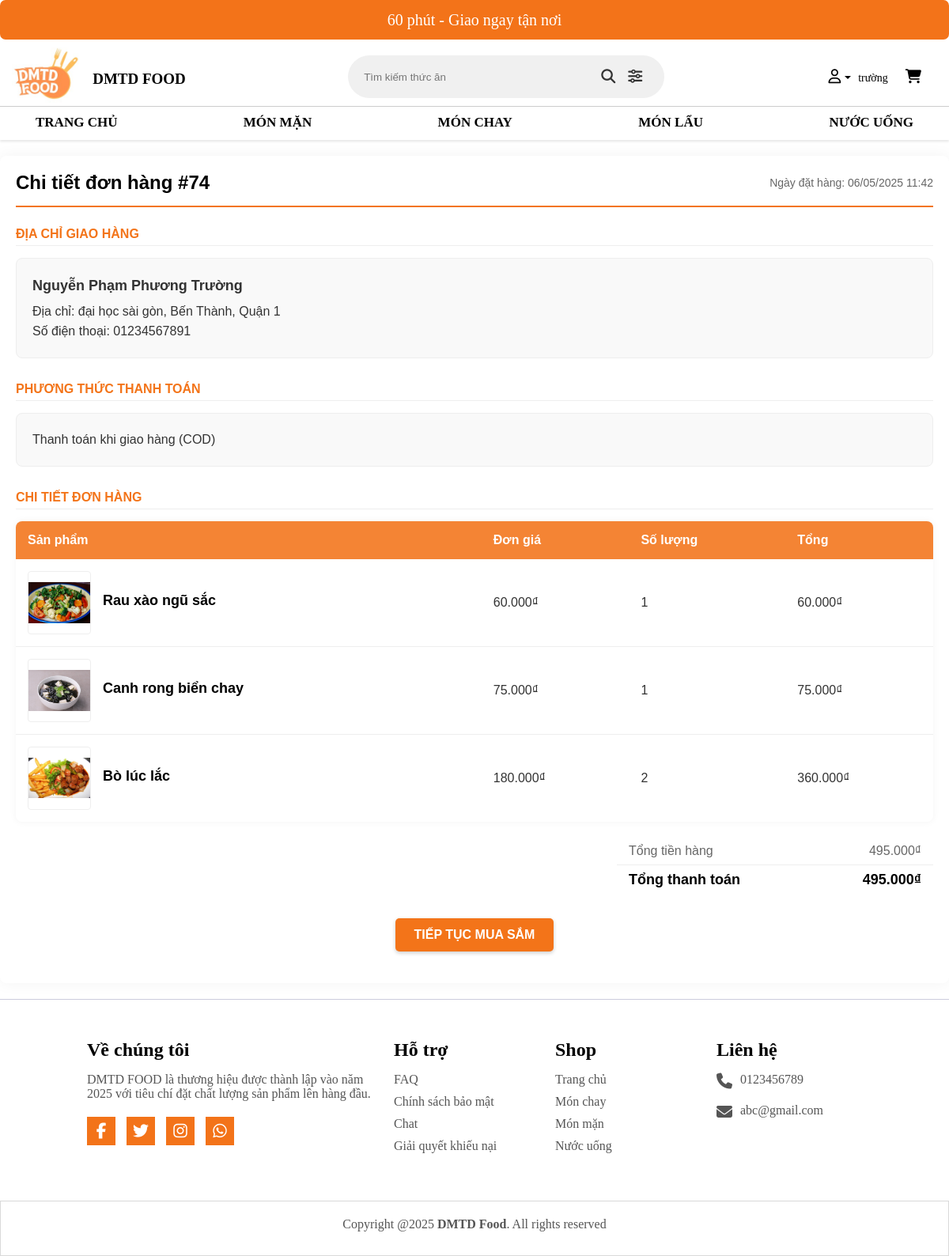
The page /view/chitiethoadon.php?mahoadon=74 (signed in) on the database its author committed.
### tables this page shows
CREATE TABLE `hoadon` (
  `IdHoaDon` int(255) NOT NULL,
  `IdNguoiDung` int(11) NOT NULL,
  `HoTen` varchar(250) NOT NULL,
  `email` varchar(250) NOT NULL,
  `sdt` varchar(11) NOT NULL,
  `DiaChi` varchar(250) NOT NULL,
  `quan_huyen` varchar(100) NOT NULL,
  `phuong_xa` varchar(100) NOT NULL,
  `NgayDatHang` datetime NOT NULL,
  `TongTien` int(11) NOT NULL DEFAULT 0,
  `PhuongThucTT` tinyint(1) NOT NULL DEFAULT 1 COMMENT '1:tiền mặt 2: là chuyển khoản',
  `TrangThai` tinyint(1) NOT NULL DEFAULT 1 COMMENT '1:Chưa xác nhận, 2:Đã xác nhận, 3:Giao thành công, 4:Hủy đơn '
);

CREATE TABLE `chitiethoadon` (
  `IdHoaDon` int(100) NOT NULL,
  `MaSP` int(100) NOT NULL,
  `SoLuong` int(100) NOT NULL,
  `DonGia` int(250) NOT NULL
);

CREATE TABLE `sanpham` (
  `MaSP` int(250) NOT NULL,
  `MaLoaiSP` int(250) NOT NULL,
  `TenSP` varchar(70) NOT NULL,
  `DonGia` int(11) NOT NULL,
  `MoTa` varchar(250) NOT NULL,
  `HinhAnh` varchar(200) NOT NULL,
  `TrangThai` int(10) NOT NULL DEFAULT 1,
  `SoLuongBan` int(10) NOT NULL DEFAULT 0
);

### view/chitiethoadon.php (the view, shortened to what this page needs)
<?php
$conn = ketnoidb();
$maHoaDon = isset($_GET['mahoadon']) ? $_GET['mahoadon'] : 0;
$sql = "SELECT * FROM hoadon WHERE IdHoaDon = '$maHoaDon'";
$result = $conn->query($sql);
$hoaDon = $result->fetch_assoc();
$hoTen = $hoaDon['HoTen'];
$sdt = $hoaDon['sdt'];
$diaChi = $hoaDon['DiaChi'];
$quan_huyen = $hoaDon['quan_huyen'];
$phuong_xa = $hoaDon['phuong_xa'];
$ngayDatHang = $hoaDon['NgayDatHang'];
$tongTien = $hoaDon['TongTien'];
$phuongThucTT = $hoaDon['PhuongThucTT'];
$sql = "SELECT c.*, s.TenSP, s.HinhAnh, s.MaSP FROM chitiethoadon c
        JOIN sanpham s ON c.MaSP = s.MaSP
        WHERE c.IdHoaDon = '$maHoaDon'";
$result = $conn->query($sql);
$chiTietDonHang = [];
if($result && $result->num_rows > 0) {
    while($row = $result->fetch_assoc()) {
        $chiTietDonHang[] = $row;
    }
}
function getPhuongThucThanhToan($value) {
    switch ($value) {
        case 1:
            return "Thanh toán khi giao hàng (COD)";
    }
}
function formatDate($dateString) {
    $date = new DateTime($dateString);
    return $date->format('d/m/Y H:i');
}
$tongTienHang = 0;
foreach($chiTietDonHang as $item) {
    $tongTienHang += $item['DonGia'] * $item['SoLuong'];
}
?>
<!DOCTYPE html>
<html lang="vi">
<head>
    <link rel="stylesheet" href="../view/css/style.css" />
</head>
<body>
    <?php include_once('../view/header.php'); ?>
    <div class="order-details-container">
        <div class="order-header">
            <h1>Chi tiết đơn hàng #<?php echo $maHoaDon; ?></h1>
            <div class="order-date">Ngày đặt hàng: <?php echo formatDate($ngayDatHang); ?></div>
        </div>
        <div class="section">
            <div class="section-title">ĐỊA CHỈ GIAO HÀNG</div>
            <div class="info-box">
                <div class="customer-name"><?php echo $hoTen; ?></div>
                <div>Địa chỉ: <?php echo $diaChi . ', ' . $phuong_xa . ', ' . $quan_huyen; ?></div>
                <div>Số điện thoại: <?php echo $sdt; ?></div>
            </div>
        </div>
        <div class="section">
            <div class="section-title">PHƯƠNG THỨC THANH TOÁN</div>
            <div class="info-box">
                <?php echo getPhuongThucThanhToan($phuongThucTT); ?>
            </div>
        </div>
        <div class="section">
            <div class="section-title">CHI TIẾT ĐƠN HÀNG</div>
            <table class="product-table">
                <thead>
                    <tr>
                        <th>Sản phẩm</th>
                        <th>Đơn giá</th>
                        <th>Số lượng</th>
                        <th>Tổng</th>
                    </tr>
                </thead>
                <tbody>
                    <?php foreach($chiTietDonHang as $item): ?>
                    <tr>
                        <td>
                            <div style="display: flex; align-items: center;" class="product-flex">
                                <img src="../view/img/product/<?php echo $item['HinhAnh']; ?>" class="product-image" alt="<?php echo $item['TenSP']; ?>">
                                <div style="margin-left: 15px;" class="product-details">
                                    <div class="product-name"><?php echo $item['TenSP']; ?></div>
                                </div>
                            </div>
                        </td>
                        <td><?php echo number_format($item['DonGia'], 0, ',', '.'); ?>₫</td>
                        <td><?php echo $item['SoLuong']; ?></td>
                        <td><?php echo number_format($item['DonGia'] * $item['SoLuong'], 0, ',', '.'); ?>₫</td>
                    </tr>
                    <?php endforeach; ?>
                </tbody>
            </table>
            <table class="summary-table">
                <tr class="subtotal-row">
                    <td>Tổng tiền hàng</td>
                    <td class="text-right"><?php echo number_format($tongTienHang, 0, ',', '.'); ?>₫</td>
                </tr>
                <tr class="total-row">
                    <td>Tổng thanh toán</td>
                    <td class="text-right"><?php echo number_format($tongTien, 0, ',', '.'); ?>₫</td>
                </tr>
            </table>
        </div>
        <div class="button-container">
            <a href="../controller/index.php" class="shop-button">Tiếp tục mua sắm</a>
        </div>
    </div>
    <?php include_once('../view/footer.php'); ?>
</body>
</html>

### view/css/style.css (style rules this page uses)
* { box-sizing: border-box; margin: 0; padding: 0; }
.product-name { font-size: 18px; text-decoration: none; font-weight: bold; color: black; margin-bottom: 5px; }

### view/chitiethoadon.php (style rules this page uses)
.order-details-container { max-width: 1200px; margin: 20px auto; padding: 20px; color: #333; background-color: #fff; box-shadow: 0 0 20px rgba(0, 0, 0, 0.05); border-radius: 8px; font-family: 'Arial', sans-serif; }
.order-header { display: flex; justify-content: space-between; align-items: center; margin-bottom: 25px; padding-bottom: 15px; border-bottom: 2px solid #f37419; }
.order-header h1 { color: #000; font-size: 24px; margin: 0; }
.order-date { color: #666; font-size: 14px; }
.section { margin-bottom: 30px; }
.section-title { text-transform: uppercase; font-weight: bold; margin-bottom: 15px; font-size: 16px; color: #f37419; padding-bottom: 5px; border-bottom: 1px solid #eee; }
.info-box { border: 1px solid #eee; border-radius: 8px; padding: 20px; background-color: #f9f9f9; line-height: 1.6; }
.customer-name { font-weight: bold; font-size: 18px; margin-bottom: 5px; color: #333; }
.product-table { width: 100%; border-collapse: collapse; margin-bottom: 20px; box-shadow: 0 0 10px rgba(0, 0, 0, 0.05); border-radius: 8px; overflow: hidden; }
.product-table th { text-align: left; padding: 15px; background-color: rgba(243, 116, 25, 0.88); color: #fff; font-weight: bold; }
.product-table td { padding: 15px; border-bottom: 1px solid #eee; vertical-align: middle; }
.product-table tr:last-child td { border-bottom: none; }
.product-image { width: 80px; height: 80px; object-fit: contain; border: 1px solid #eee; border-radius: 4px; }
.product-name { font-weight: bold; margin-bottom: 5px; }
.summary-table { width: 100%; max-width: 400px; margin-left: auto; margin-top: 20px; border-collapse: collapse; }
.summary-table td { padding: 8px 15px; border-bottom: 1px solid #eee; }
.summary-table tr:last-child td { border-bottom: none; }
.summary-table .subtotal-row { color: #666; }
.summary-table .total-row { font-weight: bold; font-size: 18px; font-weight: 25px; color: #000; }
.text-right { text-align: right; }
.button-container { display: flex; justify-content: center; margin-top: 30px; margin-bottom: 20px; }
.shop-button { padding: 12px 24px; background-color: #f37419; color: white; border: none; border-radius: 5px; cursor: pointer; font-size: 16px; font-weight: bold; transition: all 0.3s ease; text-transform: uppercase; box-shadow: 0 2px 5px rgba(0, 0, 0, 0.2); text-decoration: none; }

### rows shown on the page
hoadon: NgayDatHang "06/05/2025 11:42", HoTen "Nguyễn Phạm Phương Trường", DiaChi "đại học sài gòn", phuong_xa "Bến Thành", quan_huyen "Quận 1", sdt "01234567891", PhuongThucTT "Thanh toán khi giao hàng (COD)", TongTien "495.000"
chitiethoadon: MaSP.HinhAnh (picture), MaSP.TenSP "Rau xào ngũ sắc", DonGia "60.000", SoLuong "1", $item['DonGia'] * $item['SoLuong'] "60.000"
chitiethoadon: MaSP.HinhAnh (picture), MaSP.TenSP "Canh rong biển chay", DonGia "75.000", SoLuong "1", $item['DonGia'] * $item['SoLuong'] "75.000"
chitiethoadon: MaSP.HinhAnh (picture), MaSP.TenSP "Bò lúc lắc", DonGia "180.000", SoLuong "2", $item['DonGia'] * $item['SoLuong'] "360.000"

### other values the page prints
$tenDangNhap "trường"
$maHoaDon "74"
$tongTienHang "495.000"
